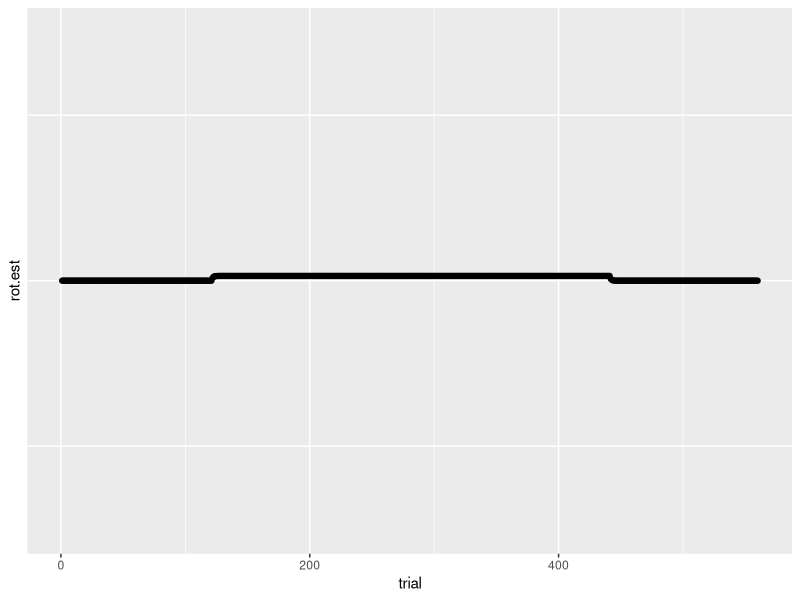
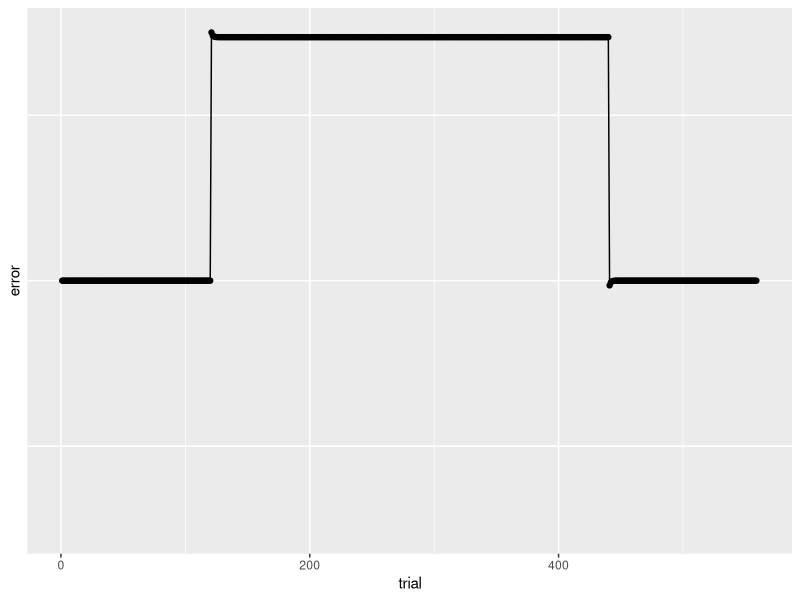

R code for these plots, in order:
library(ggplot2)
library(cowplot)

############## From Taylor & Ivry, 2011

#### Standard model of sensorimotor adaptation ####

## ----------- Initial states ----------- ##

# Error definitions
# error based on distance from feedback to target (target error)
e.target <- function(rot_n, rot.est_n) { rot_n - rot.est_n }
# error based on distance from feedback to aimed position
e.aiming <- function(rot_n, rot.est_n, s.actual_n, s.desired_n) { (rot_n - rot.est_n) + (s.actual_n - s.desired_n) }

# feed-forward model update rule
ffmod.update <- function(A, B, rot.est_n, e.targ_n) { A*rot.est_n + B*e.targ_n }

# memory term (retention)
A = .38
# learning rate / sensitivity to error
B = .012

## ----------- Simulate data ----------- ##

# baseline
baseline <- expand.grid(trial = 1:120,
                        rot_n = 0)
# adaptation
rotation_theta <- -30
adaptation <- expand.grid(trial = 120+(1:320),
                          rot_n = rotation_theta)
# washout
washout <- expand.grid(trial = 120+320+(1:120),
                       rot_n = 0)
# complete dataset
simData <- rbind(baseline, adaptation, washout)
# initial internal state is set to zero
simData$rot.est <- c(0, rep(NA, nrow(simData)-1))
# initialize error
simData$error <- rep(NA, nrow(simData))
# compute trial-by-trial update
for(tr in 1:nrow(simData))
{
  if(tr < nrow(simData))
  {
    # current error
    simData[simData$trial==tr,"error"] <- with(subset(simData, trial==tr), e.target(rot_n, rot.est))
    # model update
    simData[simData$trial==tr+1,"rot.est"] <- with(subset(simData, trial==tr), ffmod.update(A, B, rot.est, error))
  }
}
head(simData)
ggplot(aes(trial, rot.est), data = simData) + geom_line() + geom_point() + coord_cartesian(ylim = c(-rotation_theta, rotation_theta))
ggplot(aes(trial, error), data = simData) + geom_line() + geom_point() + coord_cartesian(ylim = c(-rotation_theta, rotation_theta))

## ----------- Fit data ----------- ##
simData$prev_rot.est <- c(NA, simData$rot.est[1:(nrow(simData)-1)])
# head(simData[simData$rot_n!=0,])
nls(formula = rot.est ~ A*prev_rot.est + B*error, data = simData, start = c(A = 0, B = 0))

